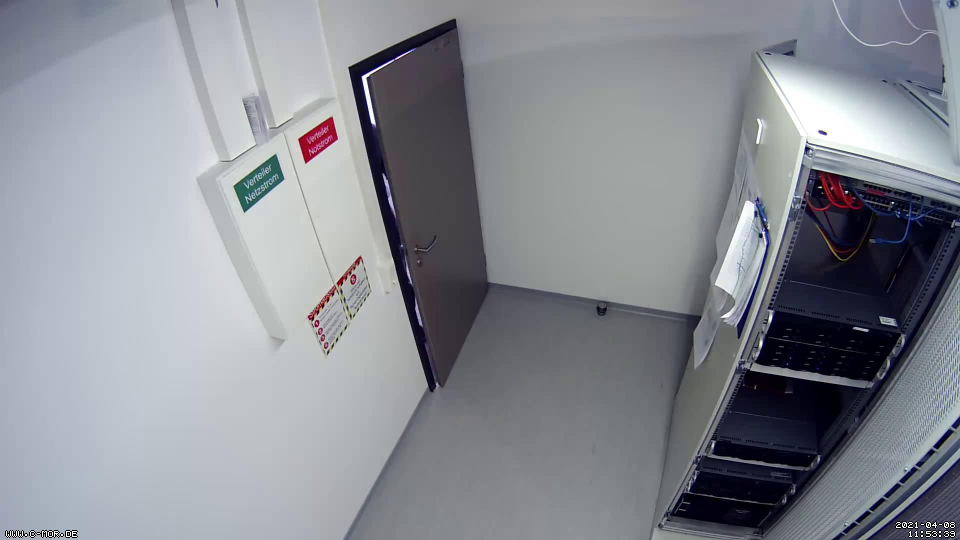
#> input picture frames/44563.452314101-0.jpg, 1920 x 1080 px (shown at 1/2 size)
$ python -i motion_detector.py   (imports and definitions only)
#> lines starting #> are read from the running program, lines starting #| are printed output that depends on the picture
import io
import cv2
import logging
import numpy as np
import imageio.v3 as iio

# Init the logger.
log = logging.getLogger(__name__)

class MotionDetector():

    # [59 lines left out: functions get_frames_as_ndarray, save_frames_as_jpeg, not called in this run]

    def frame_differencing(self, frames, threshold=90, min_motion_pixels=1500):
        """
        Analiza una lista de frames para detectar movimiento.

        ### Parámetros:
        - frames: List[numpy.ndarray]
            Lista de frames en formato numpy.ndarray (preprocesados).
        - threshold: int, opcional
            Umbral para la diferencia de píxeles entre frames. Default es 30.
        - min_motion_pixels: int, opcional
            Número mínimo de píxeles cambiados para considerar que hay movimiento. Default es 500.

        ### Retorno:
        - motion_frames: List[int]
            Lista de índices de los frames donde se detectó movimiento.
        """
        prev_frame = None
        motion_frames = []

        for idx, frame in enumerate(frames):
            # Convertir el frame a escala de grises
            frame_gray = cv2.cvtColor(frame, cv2.COLOR_BGR2GRAY)

            if prev_frame is not None:
                # Calcular diferencia entre el frame actual y el anterior
                diff = cv2.absdiff(prev_frame, frame_gray)

                # Umbralización
                _, diff_thresh = cv2.threshold(diff, threshold, 255, cv2.THRESH_BINARY)

                # # Dilatar para ampliar las áreas detectadas
                # diff_thresh = cv2.dilate(diff_thresh, None, iterations=2)

                # Contar píxeles de movimiento
                non_zero_count = cv2.countNonZero(diff_thresh)
                log.info(f"Frame {idx} con pixeles valiosos {non_zero_count}")
                # Detectar si hay movimiento
                if non_zero_count > min_motion_pixels:
                    motion_frames.append(frame)

            # Actualizar el frame anterior
            prev_frame = frame_gray

        return motion_frames

>>> import cv2
>>> picture = cv2.imread('../frames/44563.452314101-0.jpg', cv2.IMREAD_GRAYSCALE)
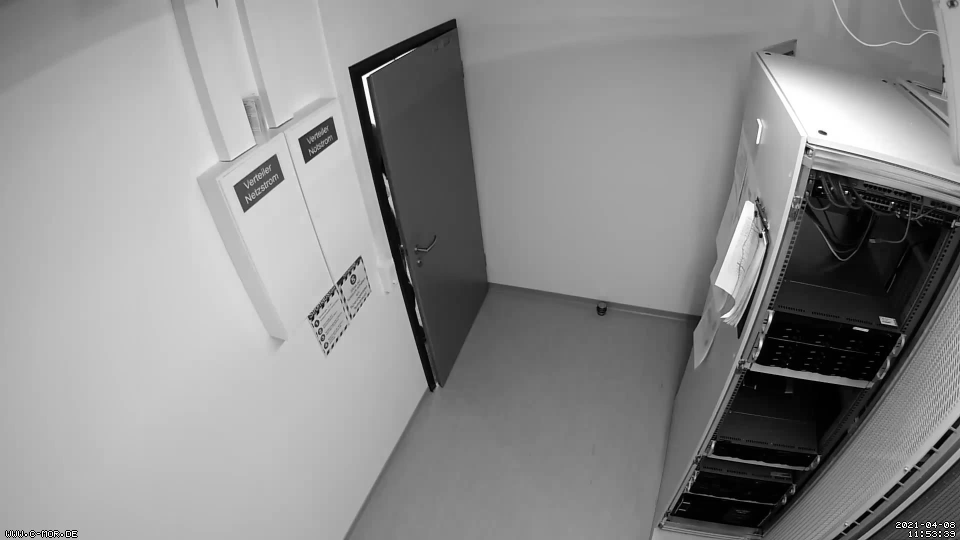
#> picture: shape (1080, 1920) (shown at 1/2 size); min 0, max 255, mean 139.9
>>> result = MotionDetector().frame_differencing(picture)
#> the loop in frame_differencing, `for idx, frame in enumerate(frames):` made 1 pass
#> after the loop in frame_differencing, `for idx, frame in enumerate(frames):`: motion_frames = []
#> (the run stopped early here; a loop or call above may not have finished)
